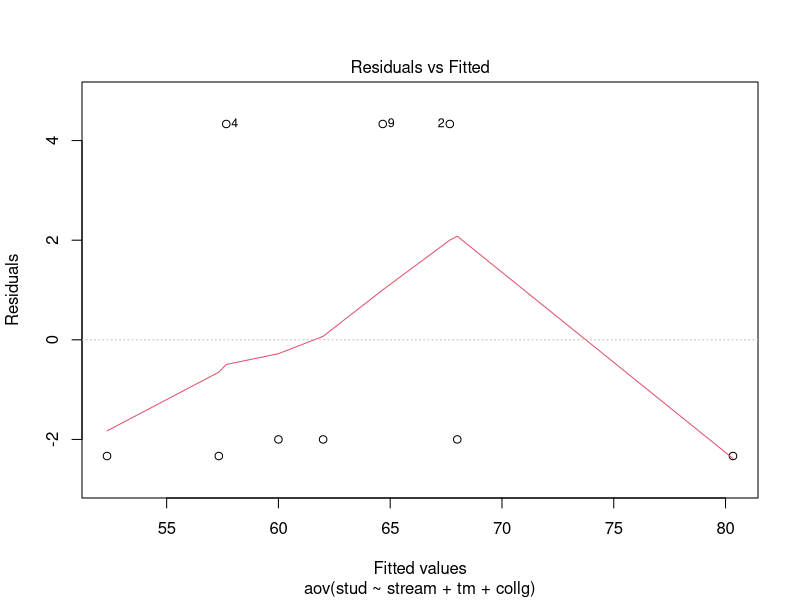
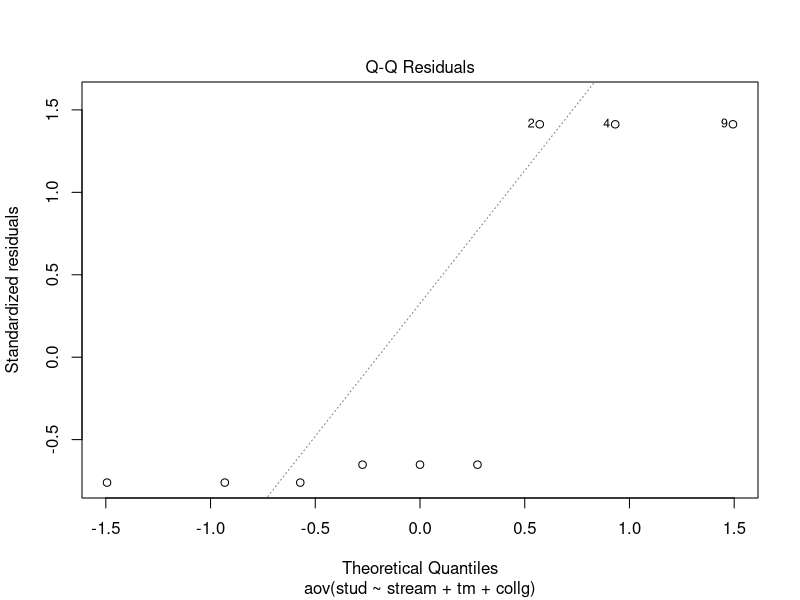
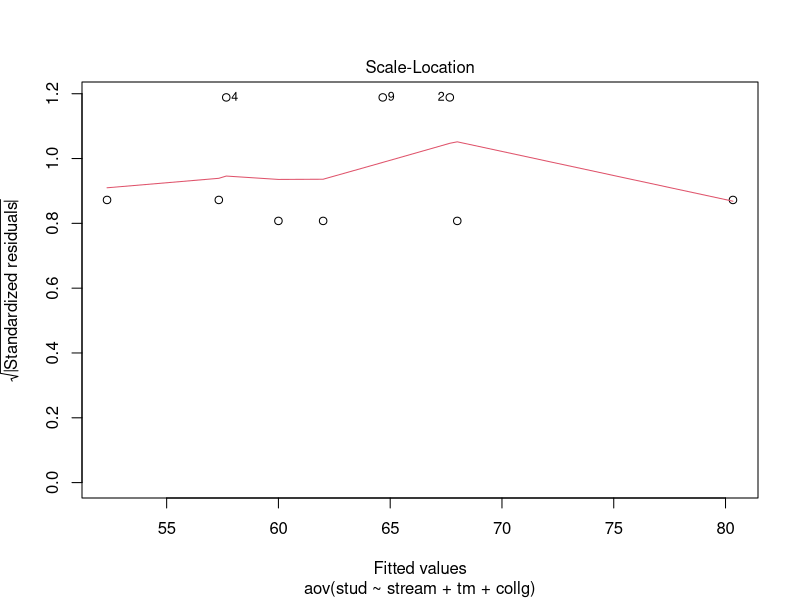
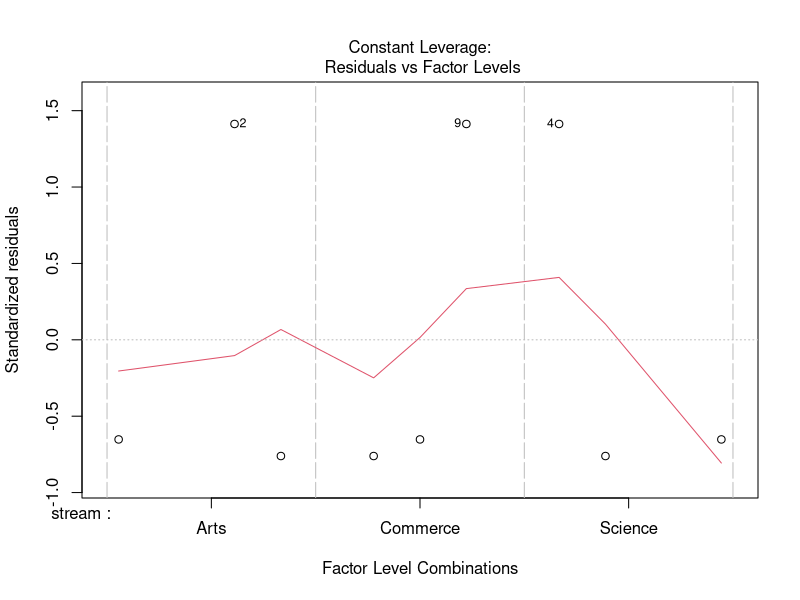
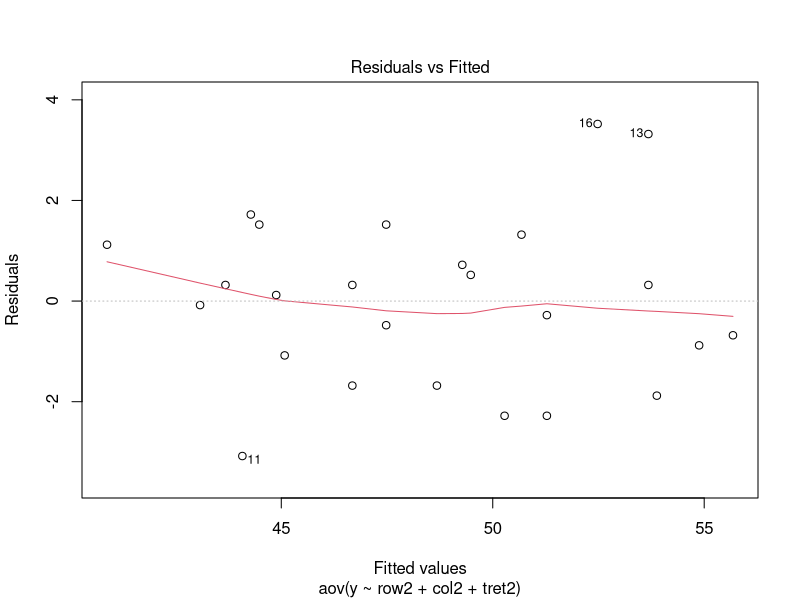
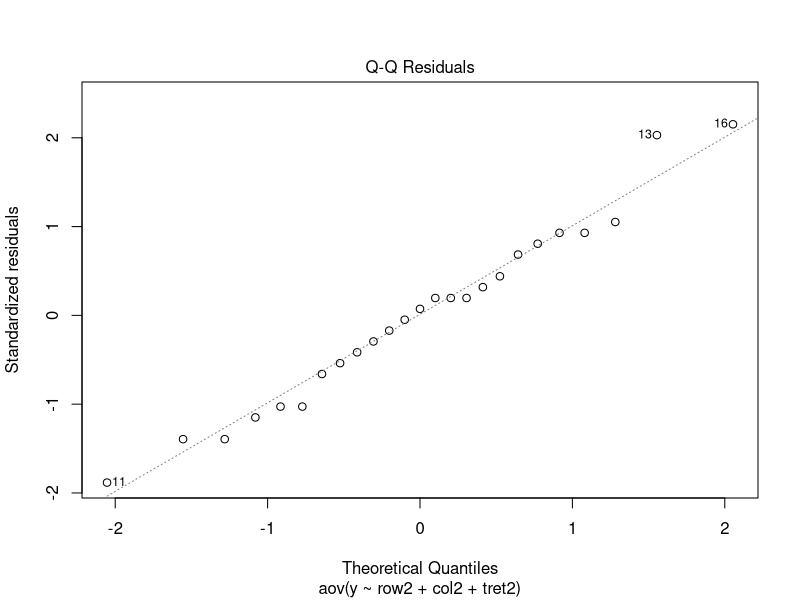
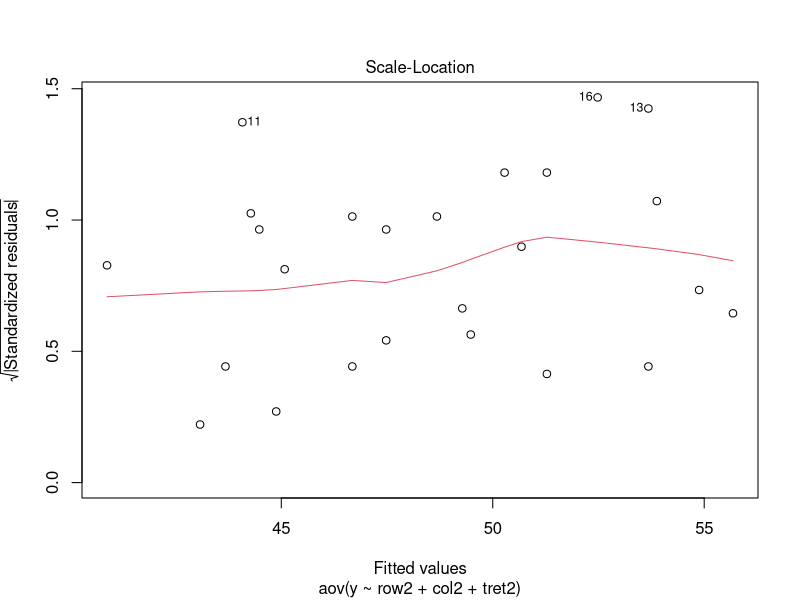
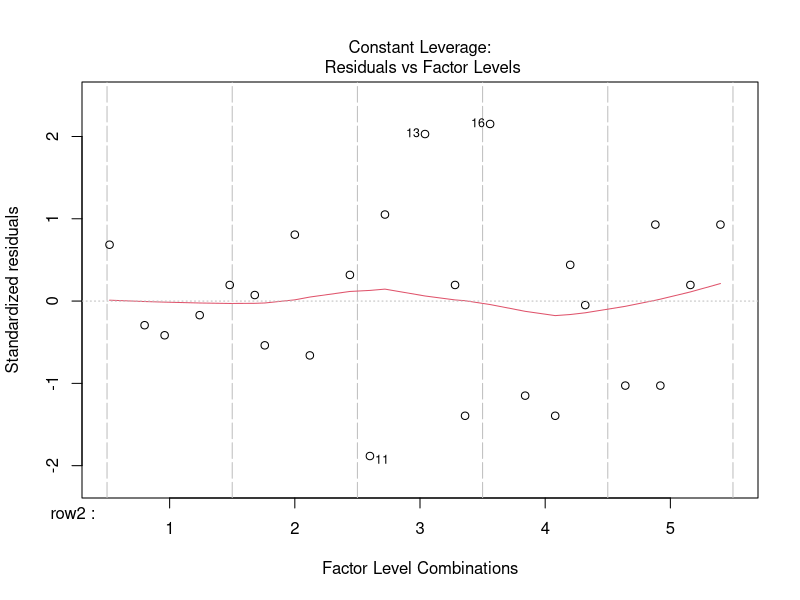

Write R code to recreate these figures, in order.
#Q3)
stud <- c(60,72,55,62,50,66,78,58,69)
stream1 <- c(rep("Arts",3),rep("Science",3),rep("Commerce",3))
stream <- as.factor(stream1)
tm1 <- c(rep(c('1','2','3'),3))
tm <- as.factor(tm1)
collg1 <- c('N','S','R','R','N','S','S','R','N')
collg <- as.factor(collg1)
data.frame(stud,stream,tm,collg)
result1 <- aov(stud~stream+tm+collg)
result1
summary(result1)
TukeyHSD(result1)
plot(result1)

#Q1)

y <- c(42,47,55,51,44,45,54,52,44,50,41,46,57,47,48,56,52,49,50,43,47,49,45,54,46)
row2 <- as.factor(c(rep("1",5),rep("2",5),rep("3",5),rep("4",5),rep("5",5)))
col2 <- as.factor(rep(c('1','2','3','4','5'),5))
tret2 <- as.factor(c('A','C','B','D','E','E','B','C','A','D','C','A','D','E','B','B','D','E','C','A','D','E','A','B','C'))
data.frame(y,row2,col2,tret2)
result2 <- aov(y~row2+col2+tret2)
summary(result2)
TukeyHSD(result2)
plot(result2)

#Q2)
y <- c(7.9,8.7,7.4,7.4,7.1,8.2,6.1,8.2,7.7,7.1,8.1,5.9,7.5,8.1,6,6.4,6.2,7.5,6.9,8.5,6.8,7.7,8.5,8.5,6.7,9.9,7.3,6.4,6.4,7.3,7.3,8.3,7.3,5.8,6.4,7.7)

locat <- as.factor(c(rep("a",6),rep("b",6),rep("c",6),rep("d",6),rep("e",6),rep("f",6)))
col3 <- as.factor(rep(c('1','2','3','4','5','6'),6))
tret3 <- as.factor(c('3','5','4','1','6','2','4','2','6','5','3','1','1','3','5','6','2','4','6','1','3','2','4','5','2','4','1','3','5','6','5','6','2','4','1','3'))
data.frame(y,locat,col3,tret3)
result3 <- aov(y~locat+col3+tret3)
summary(result3)
TukeyHSD(result3)
plot(result3)















